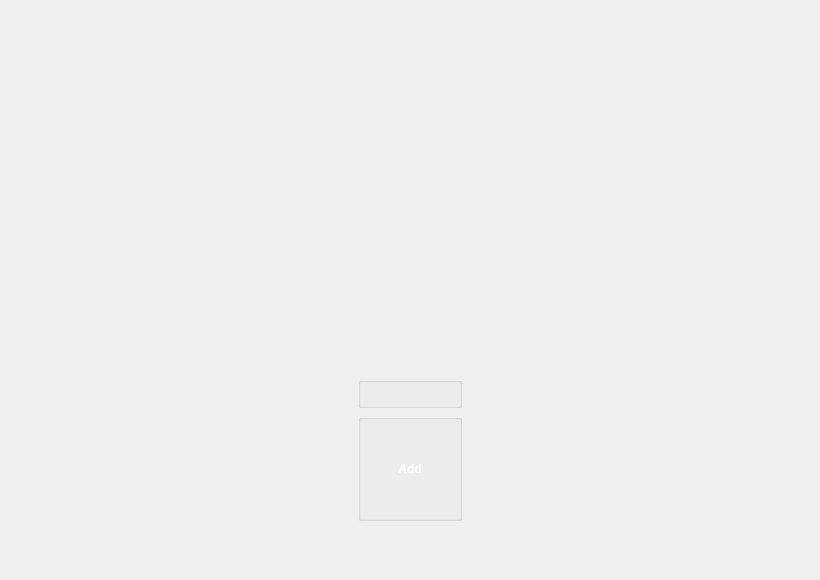
<?xml version="1.0" encoding="UTF-8"?>
<ui version="4.0">
 <class>Libraries</class>
 <widget class="QWidget" name="Libraries">
  <property name="geometry">
   <rect>
    <x>0</x>
    <y>0</y>
    <width>820</width>
    <height>580</height>
   </rect>
  </property>
  <property name="sizePolicy">
   <sizepolicy hsizetype="Preferred" vsizetype="Preferred">
    <horstretch>0</horstretch>
    <verstretch>0</verstretch>
   </sizepolicy>
  </property>
  <property name="minimumSize">
   <size>
    <width>820</width>
    <height>580</height>
   </size>
  </property>
  <property name="maximumSize">
   <size>
    <width>16777215</width>
    <height>16777215</height>
   </size>
  </property>
  <property name="windowTitle">
   <string>Libraries</string>
  </property>
  <layout class="QGridLayout" name="gridLayout">
   <property name="topMargin">
    <number>0</number>
   </property>
   <property name="bottomMargin">
    <number>0</number>
   </property>
   <item row="0" column="0">
    <widget class="QStackedWidget" name="viewIndex">
     <widget class="QWidget" name="libraryList">
      <layout class="QGridLayout" name="gridLayout_3">
       <property name="topMargin">
        <number>0</number>
       </property>
       <item row="0" column="0">
        <layout class="QVBoxLayout" name="layoutIndex">
         <item>
          <layout class="QHBoxLayout" name="topBar">
           <item>
            <widget class="QLabel" name="logo">
             <property name="sizePolicy">
              <sizepolicy hsizetype="Fixed" vsizetype="Ignored">
               <horstretch>0</horstretch>
               <verstretch>0</verstretch>
              </sizepolicy>
             </property>
             <property name="minimumSize">
              <size>
               <width>0</width>
               <height>321</height>
              </size>
             </property>
             <property name="maximumSize">
              <size>
               <width>16777215</width>
               <height>321</height>
              </size>
             </property>
             <property name="baseSize">
              <size>
               <width>0</width>
               <height>321</height>
              </size>
             </property>
             <property name="text">
              <string>&lt;!DOCTYPE HTML PUBLIC &quot;-//W3C//DTD HTML 4.0//EN&quot; &quot;http://www.w3.org/TR/REC-html40/strict.dtd&quot;&gt;
&lt;html&gt;&lt;head&gt;&lt;meta name=&quot;qrichtext&quot; content=&quot;1&quot; /&gt;&lt;style type=&quot;text/css&quot;&gt;
p, li { white-space: pre-wrap; }
&lt;/style&gt;&lt;/head&gt;&lt;body style=&quot; font-family:'Lucida Grande'; font-size:13pt; font-weight:400; font-style:normal;&quot;&gt;
&lt;p style=&quot; margin-top:0px; margin-bottom:0px; margin-left:0px; margin-right:0px; -qt-block-indent:0; text-indent:0px;&quot;&gt;&lt;img src=&quot;:/logos/images/logos/black.png&quot; /&gt;&lt;/p&gt;&lt;/body&gt;&lt;/html&gt;</string>
             </property>
             <property name="textFormat">
              <enum>Qt::RichText</enum>
             </property>
             <property name="alignment">
              <set>Qt::AlignLeading|Qt::AlignLeft|Qt::AlignTop</set>
             </property>
            </widget>
           </item>
          </layout>
         </item>
         <item>
          <widget class="QGroupBox" name="libraryGrid">
           <property name="sizePolicy">
            <sizepolicy hsizetype="Preferred" vsizetype="Maximum">
             <horstretch>0</horstretch>
             <verstretch>0</verstretch>
            </sizepolicy>
           </property>
           <property name="maximumSize">
            <size>
             <width>16777215</width>
             <height>16777215</height>
            </size>
           </property>
           <property name="title">
            <string/>
           </property>
           <layout class="QGridLayout" name="gridLayout_5"/>
          </widget>
         </item>
         <item>
          <layout class="QHBoxLayout" name="bottomBar">
           <property name="spacing">
            <number>0</number>
           </property>
           <property name="sizeConstraint">
            <enum>QLayout::SetMinAndMaxSize</enum>
           </property>
           <item>
            <widget class="QGroupBox" name="groupBox">
             <property name="sizePolicy">
              <sizepolicy hsizetype="Maximum" vsizetype="Maximum">
               <horstretch>0</horstretch>
               <verstretch>0</verstretch>
              </sizepolicy>
             </property>
             <property name="title">
              <string/>
             </property>
             <layout class="QHBoxLayout" name="horizontalLayout_3">
              <item>
               <widget class="QPushButton" name="addLibraryButton">
                <property name="sizePolicy">
                 <sizepolicy hsizetype="Minimum" vsizetype="Fixed">
                  <horstretch>0</horstretch>
                  <verstretch>0</verstretch>
                 </sizepolicy>
                </property>
                <property name="minimumSize">
                 <size>
                  <width>80</width>
                  <height>80</height>
                 </size>
                </property>
                <property name="maximumSize">
                 <size>
                  <width>80</width>
                  <height>80</height>
                 </size>
                </property>
                <property name="focusPolicy">
                 <enum>Qt::NoFocus</enum>
                </property>
                <property name="styleSheet">
                 <string notr="true">QPushButton {
color: #ffffff;
font-weight: bold;
border-image: url(:/80x80/images/buttons/round/80x80/Gray.png);
}

QPushButton:hover {
border-image: url(:/80x80/images/buttons/round/80x80/Silver.png);
}
QPushButton:pressed {
border-image: url(:/80x80/images/buttons/round/80x80/Green.png);
}</string>
                </property>
                <property name="text">
                 <string>Add</string>
                </property>
                <property name="flat">
                 <bool>true</bool>
                </property>
               </widget>
              </item>
             </layout>
            </widget>
           </item>
          </layout>
         </item>
        </layout>
       </item>
      </layout>
     </widget>
    </widget>
   </item>
  </layout>
 </widget>
 <resources>
  <include location="../../../resources/resources.qrc"/>
 </resources>
 <connections/>
</ui>
